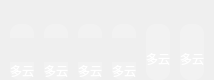
    <widget class="QWidget" name="widget_9" native="true">
     <property name="maximumSize">
      <size>
       <width>16777215</width>
       <height>80</height>
      </size>
     </property>
     <property name="styleSheet">
      <string notr="true">color: rgb(255, 255, 255);</string>
     </property>
     <layout class="QGridLayout" name="gridLayout_4">
      <property name="leftMargin">
       <number>10</number>
      </property>
      <property name="topMargin">
       <number>0</number>
      </property>
      <property name="rightMargin">
       <number>10</number>
      </property>
      <property name="bottomMargin">
       <number>0</number>
      </property>
      <property name="horizontalSpacing">
       <number>10</number>
      </property>
      <property name="verticalSpacing">
       <number>0</number>
      </property>
      <item row="4" column="2">
       <widget class="QLabel" name="label_50">
        <property name="styleSheet">
         <string notr="true">background-color: rgb(0, 0, 0);
border-radius: 10px;
border-top-right-radius: 0px;
border-top-left-radius: 0px;
color: rgb(255, 255, 255);
background-color: rgba(255, 255, 255,50);</string>
        </property>
        <property name="text">
         <string>多云</string>
        </property>
        <property name="alignment">
         <set>Qt::AlignCenter</set>
        </property>
       </widget>
      </item>
      <item row="4" column="1">
       <widget class="QLabel" name="label_42">
        <property name="styleSheet">
         <string notr="true">background-color: rgb(0, 0, 0);
border-radius: 10px;
border-top-right-radius: 0px;
border-top-left-radius: 0px;
color: rgb(255, 255, 255);
background-color: rgba(255, 255, 255,50);</string>
        </property>
        <property name="text">
         <string>多云</string>
        </property>
        <property name="alignment">
         <set>Qt::AlignCenter</set>
        </property>
       </widget>
      </item>
      <item row="1" column="0">
       <widget class="QLabel" name="label_39">
        <property name="styleSheet">
         <string notr="true">background-color: rgb(0, 0, 0);
border-radius: 10px;
border-bottom-right-radius: 0px;
border-bottom-left-radius: 0px;
color: rgb(255, 255, 255);
background-color: rgba(255, 255, 255,50);</string>
        </property>
        <property name="text">
         <string/>
        </property>
        <property name="pixmap">
         <pixmap resource="res.qrc">:/11/太阳.png</pixmap>
        </property>
        <property name="scaledContents">
         <bool>true</bool>
        </property>
        <property name="alignment">
         <set>Qt::AlignCenter</set>
        </property>
        <property name="margin">
         <number>0</number>
        </property>
       </widget>
      </item>
      <item row="0" column="0">
       <spacer name="verticalSpacer">
        <property name="orientation">
         <enum>Qt::Vertical</enum>
        </property>
        <property name="sizeHint" stdset="0">
         <size>
          <width>20</width>
          <height>40</height>
         </size>
        </property>
       </spacer>
      </item>
      <item row="1" column="1" rowspan="2">
       <widget class="QLabel" name="label_41">
        <property name="styleSheet">
         <string notr="true">background-color: rgb(0, 0, 0);
border-radius: 10px;
border-bottom-right-radius: 0px;
border-bottom-left-radius: 0px;
color: rgb(255, 255, 255);
background-color: rgba(255, 255, 255,50);</string>
        </property>
        <property name="text">
         <string/>
        </property>
        <property name="pixmap">
         <pixmap resource="res.qrc">:/11/太阳.png</pixmap>
        </property>
        <property name="scaledContents">
         <bool>true</bool>
        </property>
        <property name="alignment">
         <set>Qt::AlignCenter</set>
        </property>
        <property name="margin">
         <number>0</number>
        </property>
       </widget>
      </item>
      <item row="1" column="5">
       <widget class="QLabel" name="label_47">
        <property name="styleSheet">
         <string notr="true">background-color: rgb(0, 0, 0);
border-radius: 10px;
border-bottom-right-radius: 0px;
border-bottom-left-radius: 0px;
color: rgb(255, 255, 255);
background-color: rgba(255, 255, 255,50);</string>
        </property>
        <property name="text">
         <string/>
        </property>
        <property name="pixmap">
         <pixmap resource="res.qrc">:/11/太阳.png</pixmap>
        </property>
        <property name="scaledContents">
         <bool>true</bool>
        </property>
        <property name="alignment">
         <set>Qt::AlignCenter</set>
        </property>
        <property name="margin">
         <number>0</number>
        </property>
       </widget>
      </item>
      <item row="4" column="3">
       <widget class="QLabel" name="label_44">
        <property name="styleSheet">
         <string notr="true">background-color: rgb(0, 0, 0);
border-radius: 10px;
border-top-right-radius: 0px;
border-top-left-radius: 0px;
color: rgb(255, 255, 255);
background-color: rgba(255, 255, 255,50);</string>
        </property>
        <property name="text">
         <string>多云</string>
        </property>
        <property name="alignment">
         <set>Qt::AlignCenter</set>
        </property>
       </widget>
      </item>
      <item row="1" column="4">
       <widget class="QLabel" name="label_45">
        <property name="styleSheet">
         <string notr="true">background-color: rgb(0, 0, 0);
border-radius: 10px;
border-bottom-right-radius: 0px;
border-bottom-left-radius: 0px;
color: rgb(255, 255, 255);
background-color: rgba(255, 255, 255,50);</string>
        </property>
        <property name="text">
         <string/>
        </property>
        <property name="pixmap">
         <pixmap resource="res.qrc">:/11/太阳.png</pixmap>
        </property>
        <property name="scaledContents">
         <bool>true</bool>
        </property>
        <property name="alignment">
         <set>Qt::AlignCenter</set>
        </property>
        <property name="margin">
         <number>0</number>
        </property>
       </widget>
      </item>
      <item row="4" column="0">
       <widget class="QLabel" name="label_40">
        <property name="styleSheet">
         <string notr="true">background-color: rgb(0, 0, 0);
border-radius: 10px;
border-top-right-radius: 0px;
border-top-left-radius: 0px;
color: rgb(255, 255, 255);
background-color: rgba(255, 255, 255,50);</string>
        </property>
        <property name="text">
         <string>多云</string>
        </property>
        <property name="alignment">
         <set>Qt::AlignCenter</set>
        </property>
       </widget>
      </item>
      <item row="1" column="2" rowspan="2">
       <widget class="QLabel" name="label_49">
        <property name="styleSheet">
         <string notr="true">background-color: rgb(0, 0, 0);
border-radius: 10px;
border-bottom-right-radius: 0px;
border-bottom-left-radius: 0px;
color: rgb(255, 255, 255);
background-color: rgba(255, 255, 255,50);</string>
        </property>
        <property name="text">
         <string/>
        </property>
        <property name="pixmap">
         <pixmap resource="res.qrc">:/11/太阳.png</pixmap>
        </property>
        <property name="scaledContents">
         <bool>true</bool>
        </property>
        <property name="alignment">
         <set>Qt::AlignCenter</set>
        </property>
        <property name="margin">
         <number>0</number>
        </property>
       </widget>
      </item>
      <item row="2" column="5" rowspan="3">
       <widget class="QLabel" name="label_48">
        <property name="styleSheet">
         <string notr="true">background-color: rgb(0, 0, 0);
border-radius: 10px;
border-top-right-radius: 0px;
border-top-left-radius: 0px;
color: rgb(255, 255, 255);
background-color: rgba(255, 255, 255,50);</string>
        </property>
        <property name="text">
         <string>多云</string>
        </property>
        <property name="alignment">
         <set>Qt::AlignCenter</set>
        </property>
       </widget>
      </item>
      <item row="3" column="0">
       <spacer name="verticalSpacer_2">
        <property name="orientation">
         <enum>Qt::Vertical</enum>
        </property>
        <property name="sizeHint" stdset="0">
         <size>
          <width>20</width>
          <height>40</height>
         </size>
        </property>
       </spacer>
      </item>
      <item row="2" column="4" rowspan="3">
       <widget class="QLabel" name="label_46">
        <property name="styleSheet">
         <string notr="true">background-color: rgb(0, 0, 0);
border-radius: 10px;
border-top-right-radius: 0px;
border-top-left-radius: 0px;
color: rgb(255, 255, 255);
background-color: rgba(255, 255, 255,50);</string>
        </property>
        <property name="text">
         <string>多云</string>
        </property>
        <property name="alignment">
         <set>Qt::AlignCenter</set>
        </property>
       </widget>
      </item>
      <item row="1" column="3" rowspan="2">
       <widget class="QLabel" name="label_43">
        <property name="styleSheet">
         <string notr="true">background-color: rgb(0, 0, 0);
border-radius: 10px;
border-bottom-right-radius: 0px;
border-bottom-left-radius: 0px;
color: rgb(255, 255, 255);
background-color: rgba(255, 255, 255,50);</string>
        </property>
        <property name="text">
         <string/>
        </property>
        <property name="pixmap">
         <pixmap resource="res.qrc">:/11/太阳.png</pixmap>
        </property>
        <property name="scaledContents">
         <bool>true</bool>
        </property>
        <property name="alignment">
         <set>Qt::AlignCenter</set>
        </property>
        <property name="margin">
         <number>0</number>
        </property>
       </widget>
      </item>
     </layout>
    </widget>
